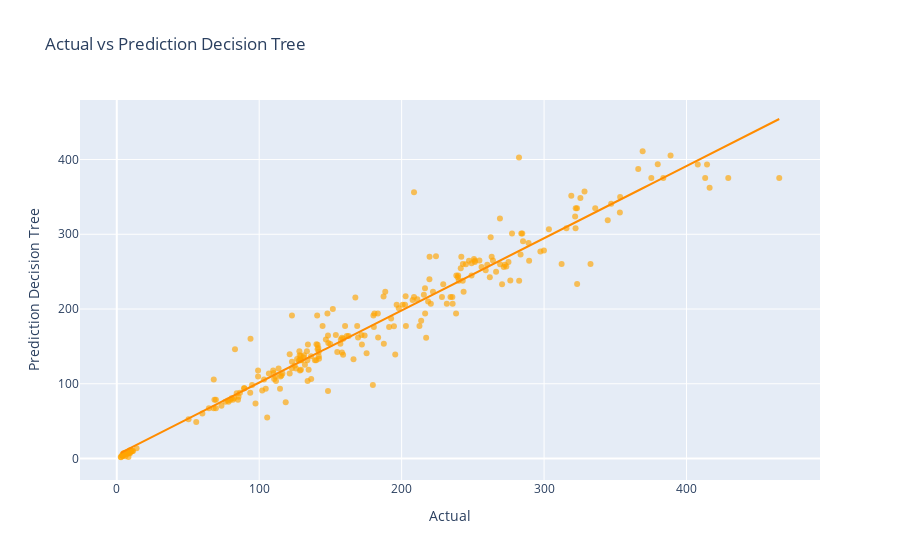

Notebook cell for this chart:
### Code cell
px.scatter(
     x=Y_test, y=y_pred_DTR, opacity=0.65,
    trendline='ols', trendline_color_override='darkorange',
    labels = dict(x = "Actual",y = "Prediction Decision Tree"), color_discrete_sequence=['orange'],
   title = "Actual vs Prediction Decision Tree"
).show()

### Figure 1 — Plotly figure (JSON) as saved in the notebook; plotly's stock layout.template omitted (floating-point values rounded to 4 significant figures; data arrays with more than 128 entries replaced by an {"elided": "..."} marker saying what was removed)
{"data": [{"hovertemplate": "Actual=%{x}<br>Prediction Decision Tree=%{y}<extra></extra>", "legendgroup": "", "marker": {"color": "orange", "opacity": 0.65, "symbol": "circle"}, "mode": "markers", "name": "", "orientation": "v", "showlegend": false, "type": "scatter", "x": {"elided": "261 float values"}, "xaxis": "x", "y": {"elided": "261 float values"}, "yaxis": "y"}, {"hovertemplate": "<b>OLS trendline</b><br>y = 0.965937 * x + 4.96999<br>R<sup>2</sup>=0.942427<br><br>Actual=%{x}<br>Prediction Decision Tree=%{y} <b>(trend)</b><extra></extra>", "legendgroup": "", "line": {"color": "darkorange"}, "marker": {"color": "orange", "symbol": "circle"}, "mode": "lines", "name": "", "showlegend": false, "type": "scatter", "x": {"elided": "261 float values"}, "xaxis": "x", "y": {"elided": "261 float values"}, "yaxis": "y"}], "layout": {"legend": {"tracegroupgap": 0}, "title": {"text": "Actual vs Prediction Decision Tree"}, "xaxis": {"anchor": "y", "domain": [0, 1], "title": {"text": "Actual"}}, "yaxis": {"anchor": "x", "domain": [0, 1], "title": {"text": "Prediction Decision Tree"}}}}
